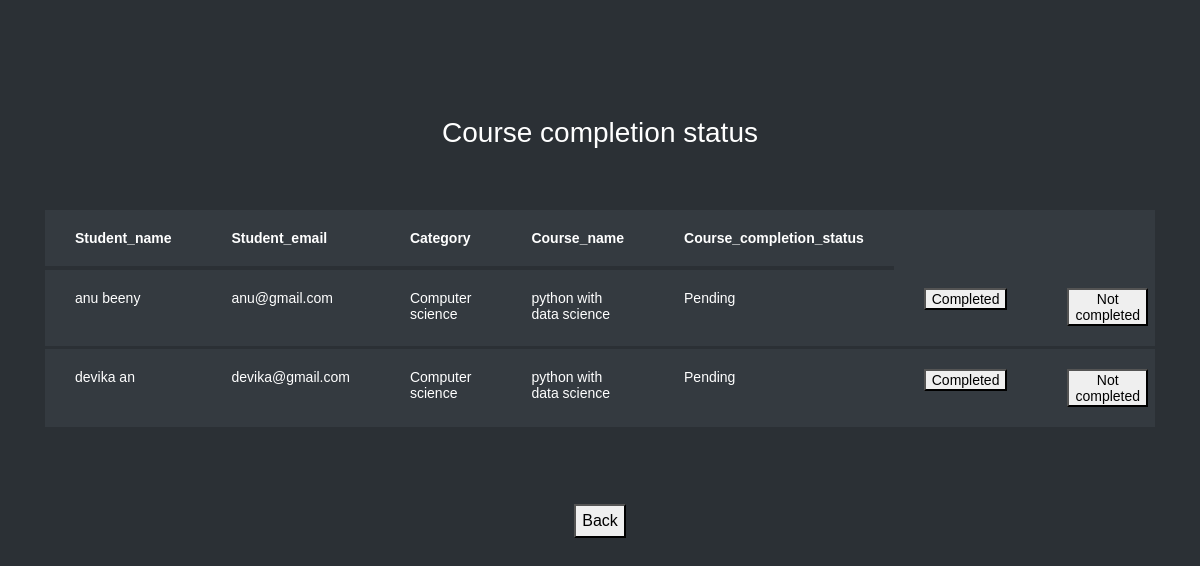
Screenshot of /cou_comp_st_tea (signed in) with the database file from the repository.
### learn/models.py (models this page shows, shortened)
class Enrollment(models.Model):
    Pending_days = models.IntegerField(null=True)
    Enrollment_date = models.DateField(auto_now_add=True, null=True)
    Teacher_response = models.CharField(max_length=200, null=True)
    Course_completion_status = models.CharField(max_length=200, null=True)
    Payment_status = models.CharField(max_length=200, null=True)
    Certificate = models.FileField(null=True)
    notify = models.CharField(max_length=200, null = True)
    enrol_reg = models.ForeignKey(Registration, on_delete=models.SET_NULL, null = True, related_name = 'student_enrolled')
    enrol_tea = models.ForeignKey(Registration, on_delete=models.SET_NULL, null=True, related_name='teacher_teaching')
    enrol_cou = models.ForeignKey(Course, on_delete=models.CASCADE, null=True, related_name='course_enrolled')

class Registration(models.Model):
    Password = models.CharField(max_length=200, null=True)
    Registration_date = models.DateField(auto_now_add=True, null=True)
    Num_of_courses_enrolled = models.IntegerField(null=True)
    Num_of_courses_completed = models.IntegerField(null=True)
    Qualification = models.TextField(null=True)
    Introduction_brief = models.TextField(null=True)
    Image = models.ImageField(upload_to='media', null=True)
    Num_of_enrolled_students = models.IntegerField(null=True)
    Average_review_rating = models.IntegerField(null=True)
    Num_of_reviews = models.IntegerField(null=True)
    About_website = models.TextField(null=True)
    Registration_fee = models.IntegerField(null=True)
    User_role = models.CharField(max_length=200, null=True)
    user = models.OneToOneField(User,on_delete = models.CASCADE, null = True)

class Course(models.Model):
    Course_title = models.CharField(max_length=200, null=True)
    Course_brief = models.TextField(null=True)
    Course_duration = models.IntegerField(null=True)
    Course_fee = models.FloatField(null=True)
    Language = models.CharField(max_length=200, null=True)
    cou_cat = models.ForeignKey(Category, on_delete=models.CASCADE, null=True,related_name = 'Course_to_category')
    cou_reg = models.ForeignKey(Registration, on_delete=models.SET_NULL, null=True, related_name = 'Course_to_registration')

class Category(models.Model):
    Category_title = models.CharField(max_length=200, null=True)
    Image = models.ImageField(null=True)

### learn/views.py (the view)
# urls.py: path('cou_comp_st_tea', learn.views.cou_comp_st_tea, name='cou_comp_st_tea'),
def cou_comp_st_tea(request):
    nbn = Enrollment.objects.filter(enrol_tea = request.session['logg'])
    return render(request,'cou_comp_st_tea.html', {'nbn': nbn})

### Template/cou_comp_st_tea.html (shortened to what this page needs)
{% load static %}
<html lang="en">
  <head>
	<link rel="stylesheet" href="https://stackpath.bootstrapcdn.com/font-awesome/4.7.0/css/font-awesome.min.css">
	<link rel="stylesheet" href="{% static 'tabble/css/style.css' %}">
	</head>
	<body>
	<section class="ftco-section">
		<div class="container">
			<div class="row justify-content-center">
				<div class="col-md-6 text-center mb-5">
					<h2 class="heading-section">Course completion status</h2>
				</div>
			</div>
            {% if nbn %}
			<div class="row">
				<div class="col-md-12">
					<div class="table-wrap">
						<table class="table table-bordered table-dark table-hover">
						  <thead>
						    <tr>
                                <th>
                                    Student_name
                                </th>
                                <th>
                                    Student_email
                                </th>
                                <th>
                                    Category
                                </th>
                                <th>
                                    Course_name
                                </th>
                                <th>
                                    Course_completion_status
                                </th>
						    </tr>
						  </thead>
						  <tbody>
						 {% for i in nbn %}
						    <tr>
                                <td>
                                    {{i.enrol_reg.user.first_name}} {{i.enrol_reg.user.last_name}}
                                </td>
                                <td>
                                    {{i.enrol_reg.user.email}}
                                </td>
                                <td>
                                    {{i.enrol_cou.cou_cat.Category_title}}
                                </td>
                                <td>
                                     {{i.enrol_cou.Course_title}}
                                </td>
                                <td>
                                    {% if  i.Course_completion_status %} {{i.Course_completion_status}} {% else %} Pending {% endif %}
                                </td>
                                <td>
                                    <button type="button" onclick="location.href='{% url 'cou_com_tea' i.id %}'" name='t_h'>Completed</button>
                                </td>
                                <td>
                                    <button type="button" onclick="location.href='{% url 'cou_n_com_tea' i.id %}'" name='del'>Not completed</button>
                                </td>
						    </tr>
						  {% endfor %}
						  </tbody>
						</table>
					</div>
				</div>
			</div>
			{% else %}
			<h1 align="center" style="color:blue">No student enrolled</h1>
			{% endif %}
		</div>
		<br><br>
		<div align="center">
			<button type="submit" onclick="location.href='{% url 'teacher_home' %}'" name='mybtn2'>Back</button>
		</div>
	</section>
	</body>
</html>

### rows the page displays
Enrollment: enrol_reg.user.first_name "anu", enrol_reg.user.last_name "beeny", enrol_reg.user.email "anu@gmail.com", enrol_cou.cou_cat.Category_title "Computer science", enrol_cou.Course_title "python with data science", shows "Pending"
Enrollment: enrol_reg.user.first_name "devika", enrol_reg.user.last_name "an", enrol_reg.user.email "devika@gmail.com", enrol_cou.cou_cat.Category_title "Computer science", enrol_cou.Course_title "python with data science", shows "Pending"
